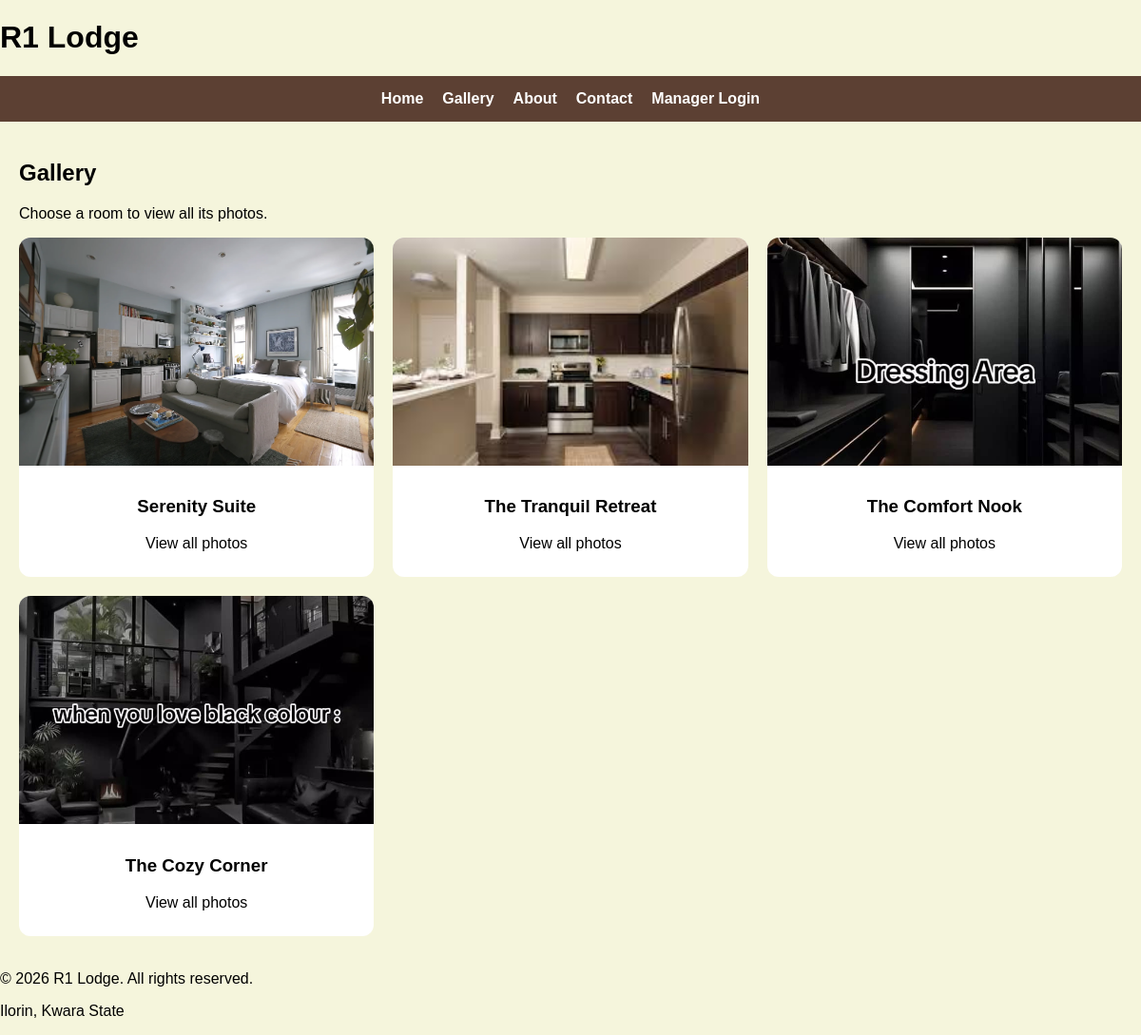
Page /gallery/ on the committed database.
### lodge/models.py (models this page shows, shortened)
class Room(models.Model):
    name = models.CharField(max_length=100)
    description = models.TextField()
    price = models.DecimalField(max_digits=10, decimal_places=2)
    image = models.ImageField(upload_to='rooms/', null=True, blank=True)

### lodge/views.py (the view)
# urls.py: path('gallery/', views.gallery, name='gallery'),
def gallery(request):
    rooms = Room.objects.all()
    return render(request, 'gallery.html', {'rooms': rooms})

### templates/gallery.html
{% extends 'base.html' %}
{% block content %}
<section class="gallery-page">
    <h2 class="section-title">Gallery</h2>
    <p class="gallery-subtext">Choose a room to view all its photos.</p>
    <div class="gallery-grid">
        {% for room in rooms %}
            <div class="gallery-item">
                <a href="{% url 'room_detail' room.id %}">
                    {% if room.image %}
                        <img src="{{ room.image.url }}" alt="{{ room.name }}">
                    {% endif %}
                    <div class="gallery-caption">
                        <h3>{{ room.name }}</h3>
                        <p>View all photos</p>
                    </div>
                </a>
            </div>
        {% empty %}
            <p style="text-align:center;">No rooms available yet.</p>
        {% endfor %}
    </div>
</section>
{% endblock %}

### static/css/style.css (style rules this page uses)
body { margin: 0; font-family: Arial, sans-serif; background-color: #f5f5dc; }
a { text-decoration: none; color: inherit; }
.gallery-page { padding: 20px; }
.gallery-grid { display: grid; grid-template-columns: repeat(3, 1fr); gap: 20px; }
.gallery-item { background: white; border-radius: 12px; overflow: hidden; }
.gallery-item img { width: 100%; height: 240px; object-fit: cover; }
.gallery-caption { padding: 10px; text-align: center; }

### rows in the picture
Room: image (picture), name "Serenity Suite"
Room: image (picture), name "The Tranquil Retreat"
Room: image (picture), name "The Comfort Nook"
Room: image (picture), name "The Cozy Corner"
